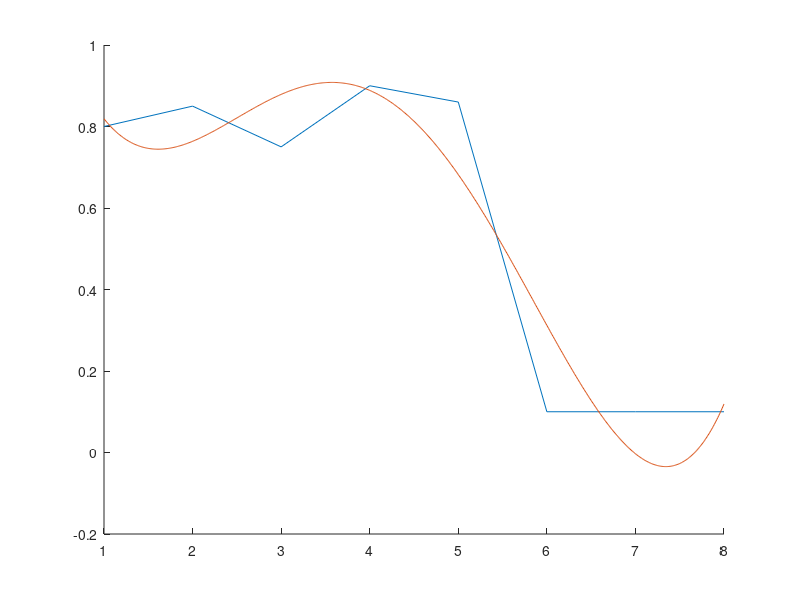

Write the MATLAB code that produced this figure.
clear;
clc;
close all;

y_raw = [0.6 0.75 0.75 0.1 0.1];
% y_raw = [0 0.75 0 0 0];
y_raw = [0.8 0.85 0.75 0.9 0.86 0.1 0.1 0.1];
x_raw = 1:length(y_raw);
x_continous = 1:0.01:length(y_raw);

p = polyfit(x_raw,y_raw,4);
der = polyder(p)
y_continous = polyval(p, x_continous);

hold on;
plot(x_raw, y_raw);
hold on;
plot(x_continous, y_continous);


